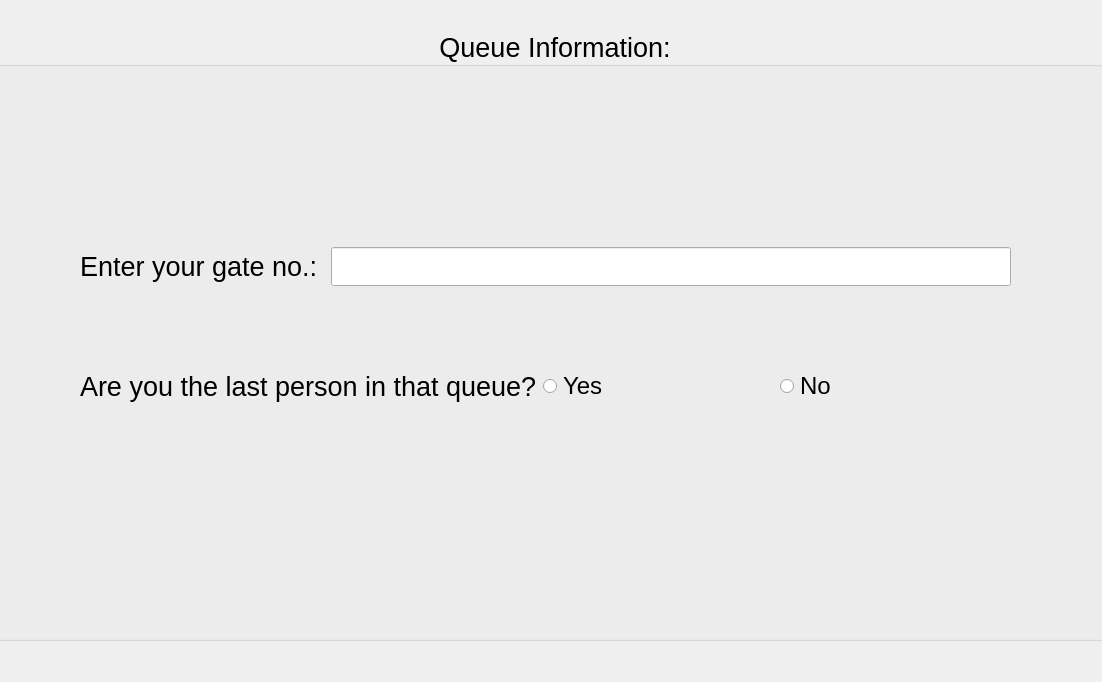
<?xml version="1.0" encoding="UTF-8"?>
<ui version="4.0">
 <class>SWITCH_INFO</class>
 <widget class="QDialog" name="SWITCH_INFO">
  <property name="geometry">
   <rect>
    <x>0</x>
    <y>0</y>
    <width>1102</width>
    <height>682</height>
   </rect>
  </property>
  <property name="windowTitle">
   <string>Dialog</string>
  </property>
  <widget class="QGroupBox" name="groupBox">
   <property name="geometry">
    <rect>
     <x>-50</x>
     <y>30</y>
     <width>1211</width>
     <height>611</height>
    </rect>
   </property>
   <property name="font">
    <font>
     <pointsize>20</pointsize>
    </font>
   </property>
   <property name="title">
    <string>Queue Information:</string>
   </property>
   <property name="alignment">
    <set>Qt::AlignCenter</set>
   </property>
   <widget class="QWidget" name="layoutWidget">
    <property name="geometry">
     <rect>
      <x>130</x>
      <y>140</y>
      <width>931</width>
      <height>311</height>
     </rect>
    </property>
    <layout class="QVBoxLayout" name="verticalLayout">
     <item>
      <layout class="QHBoxLayout" name="horizontalLayout">
       <item>
        <widget class="QLabel" name="label">
         <property name="text">
          <string>Enter your gate no.: </string>
         </property>
        </widget>
       </item>
       <item>
        <widget class="QLineEdit" name="GateInfo"/>
       </item>
      </layout>
     </item>
     <item>
      <layout class="QHBoxLayout" name="horizontalLayout_2">
       <item>
        <widget class="QLabel" name="label_2">
         <property name="text">
          <string>Are you the last person in that queue?</string>
         </property>
        </widget>
       </item>
       <item>
        <widget class="QRadioButton" name="Yes">
         <property name="font">
          <font>
           <pointsize>18</pointsize>
          </font>
         </property>
         <property name="text">
          <string>Yes</string>
         </property>
        </widget>
       </item>
       <item>
        <widget class="QRadioButton" name="No">
         <property name="font">
          <font>
           <pointsize>18</pointsize>
          </font>
         </property>
         <property name="text">
          <string>No</string>
         </property>
        </widget>
       </item>
      </layout>
     </item>
    </layout>
   </widget>
  </widget>
 </widget>
 <resources/>
 <connections/>
</ui>
